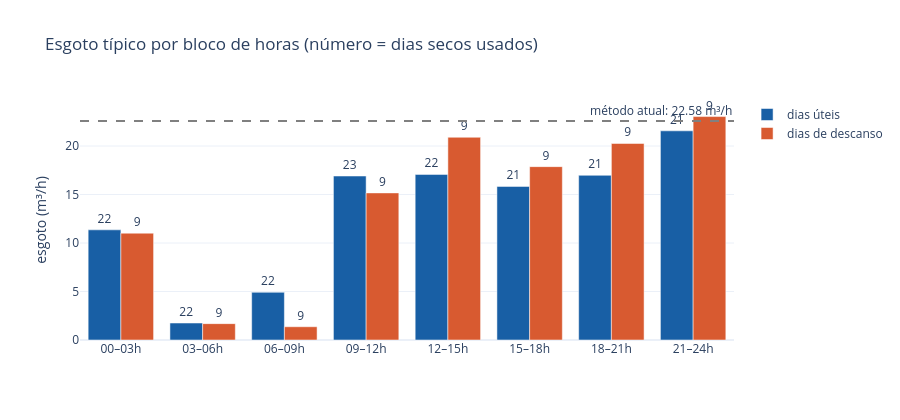

The code cell stored with this chart in its notebook:
### Markdown cell above
## The esgoto table

Typical esgoto for each 3-hour block, on working days and rest days (weekends and holidays), from the dry days. The dashed line is the single constant the current method uses. The numbers under the chart are how many dry days each value comes from.

### Code cell
t = novo.tabela
rotulos = [f"{b * a.HORAS_POR_BLOCO:02d}–{(b + 1) * a.HORAS_POR_BLOCO:02d}h" for b in t.valores.index]
fig = go.Figure()
fig.add_trace(go.Bar(x=rotulos, y=t.valores["util"], name="dias úteis", marker_color="#185FA5",
                     text=t.dias["util"], textposition="outside"))
fig.add_trace(go.Bar(x=rotulos, y=t.valores["descanso"], name="dias de descanso", marker_color="#D85A30",
                     text=t.dias["descanso"], textposition="outside"))
fig.add_hline(y=float(atual["esgoto"].max()), line=dict(color="gray", dash="dash"),
              annotation_text=f"método atual: {atual['esgoto'].max():.2f} m³/h")
fig.update_layout(barmode="group", height=420, template="plotly_white", yaxis_title="esgoto (m³/h)",
                  title="Esgoto típico por bloco de horas (número = dias secos usados)")
fig.show()

### Figure 1 — Plotly figure (JSON) as saved in the notebook; plotly's stock layout.template omitted (floating-point values rounded to 4 significant figures)
{"data": [{"marker": {"color": "#185FA5"}, "name": "dias úteis", "text": [22.0, 22.0, 22.0, 23.0, 22.0, 21.0, 21.0, 21.0], "textposition": "outside", "type": "bar", "x": ["00–03h", "03–06h", "06–09h", "09–12h", "12–15h", "15–18h", "18–21h", "21–24h"], "y": [11.36, 1.751, 4.92, 16.91, 17.07, 15.84, 16.98, 21.56]}, {"marker": {"color": "#D85A30"}, "name": "dias de descanso", "text": [9.0, 9.0, 9.0, 9.0, 9.0, 9.0, 9.0, 9.0], "textposition": "outside", "type": "bar", "x": ["00–03h", "03–06h", "06–09h", "09–12h", "12–15h", "15–18h", "18–21h", "21–24h"], "y": [11.02, 1.687, 1.367, 15.17, 20.9, 17.87, 20.26, 23.04]}], "layout": {"annotations": [{"showarrow": false, "text": "método atual: 22.58 m³/h", "x": 1, "xanchor": "right", "xref": "x domain", "y": 22.58, "yanchor": "bottom", "yref": "y"}], "barmode": "group", "height": 420, "shapes": [{"line": {"color": "gray", "dash": "dash"}, "type": "line", "x0": 0, "x1": 1, "xref": "x domain", "y0": 22.58, "y1": 22.58, "yref": "y"}], "title": {"text": "Esgoto típico por bloco de horas (número = dias secos usados)"}, "yaxis": {"title": {"text": "esgoto (m³/h)"}}}}
